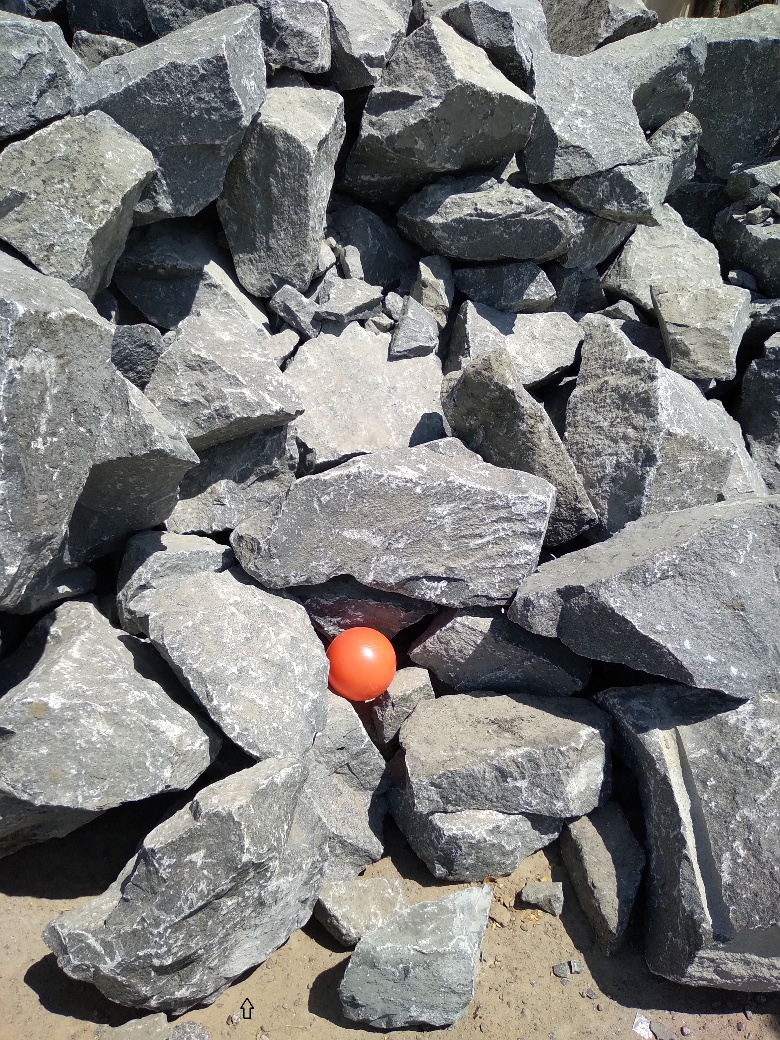
#> input picture input/Pl001-Cu0001-Cf0001-Mi001-Bh0001-Si-001-Pi001-001_O.jpg, 780 x 1040 px, found by its file name
$ python main.py input/Pl001-Cu0001-Cf0001-Mi001-Bh0001-Si-001-Pi001-001_HG.jpg input/Pl001-Cu0001-Cf0001-Mi001-Bh0001-Si-001-Pi001-001_O.jpg input/Pl001-Cu0001-Cf0001-Mi001-Bh0001-Si-001-Pi001-001_O.jpg input/Pl001-Cu0001-Cf0001-Mi001-Bh0001-Si-001-Pi001-001_O.jpg
#> lines starting #> are read from the running program, lines starting #| are printed output that depends on the picture
### find_fac.py
import cv2
import math
def length(path,acc_balldia,scale):
    fac = []
    # [24 lines left out: functions detect_ball_length, line_drawing, not called in this run]


    img = cv2.imread(path)
    img = cv2.resize(img,(img.shape[:2][1]//scale,img.shape[:2][0]//scale))
    cv2.namedWindow('Ball length')
    cv2.setMouseCallback('Ball length',line_drawing)
    #cv2.imshow('Ball length',img)
    while(1):
        cv2.imshow('Ball length',img)
        if cv2.waitKey(1) & 0xFF == 27:

            break
    cv2.destroyAllWindows()
    return(fac[0])


### main.py
from find_fac import length
from fine_tune import fine_tune
from manual import mancon
from histogram import plot
from unit_selection import get_units
from merge import merge
from datetime import date
import sys
import cv2
import MySQLdb
path = ''
try:
	path = str(sys.argv[1])+"\\" +str(sys.argv[2])
	buff1 = cv2.imread(path)
#> buff1 is the input picture: shape (1040, 780, 3); mean B, G, R 122.9, 124.1, 124.4
	buff2 = buff1.shape
#> buff2 = (1040, 780, 3)
except AttributeError:
	path = str(sys.argv[1])+"/" +str(sys.argv[2])
	buff1 = cv2.imread(path)
	buff2 = buff1.shape

acc_ball = float(input('Enter the diameter of the scaling object in cm: '))
#> the answer given: 3
scale = int(input('Scale down by: '))
#> the answer given: 3

#get factor to find actual lenght
factor = length(path,acc_ball,scale)
#> in length, `img = cv2.resize(img,(img.shape[:2][1]//scale,img.shape[:2][0]//scale))`:
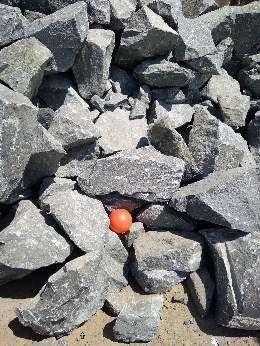
#> img: shape (346, 260, 3); mean B, G, R 122.9, 124.1, 124.4
#> (key Esc is pressed here)
#> (the run stopped early here; a loop or call above may not have finished)
